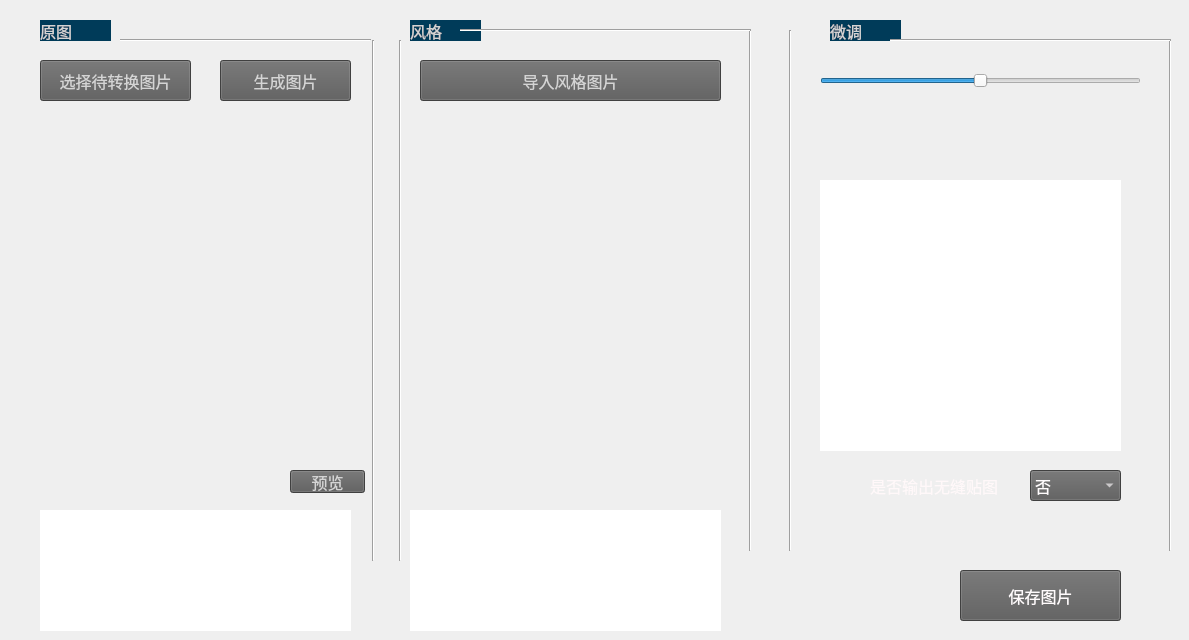
    <widget class="QWidget" name="pics">
     <property name="font">
      <font>
       <family>Arial</family>
       <pointsize>12</pointsize>
       <weight>50</weight>
       <italic>false</italic>
       <bold>false</bold>
      </font>
     </property>
     <property name="accessibleName">
      <string comment="3"/>
     </property>
     <attribute name="title">
      <string notr="true">多选贴图导入</string>
     </attribute>
     <widget class="QLabel" name="is_seamless_ornot_text3">
      <property name="geometry">
       <rect>
        <x>870</x>
        <y>470</y>
        <width>131</width>
        <height>31</height>
       </rect>
      </property>
      <property name="styleSheet">
       <string notr="true">color: rgb(255, 248, 249);
font: 12pt &quot;Arial&quot;;</string>
      </property>
      <property name="text">
       <string>是否输出无缝贴图：</string>
      </property>
     </widget>
     <widget class="QPushButton" name="savePic_button3">
      <property name="geometry">
       <rect>
        <x>960</x>
        <y>570</y>
        <width>161</width>
        <height>51</height>
       </rect>
      </property>
      <property name="styleSheet">
       <string notr="true">background-color: rgb(90, 90, 90);
color: rgb(255, 251, 252);</string>
      </property>
      <property name="text">
       <string>保存图片</string>
      </property>
     </widget>
     <widget class="QLabel" name="pic_style_text3">
      <property name="geometry">
       <rect>
        <x>410</x>
        <y>20</y>
        <width>71</width>
        <height>21</height>
       </rect>
      </property>
      <property name="styleSheet">
       <string notr="true">background-color: rgb(0, 59, 89);
font: 14pt &quot;Arial&quot;;

color: rgb(212, 212, 212);</string>
      </property>
      <property name="text">
       <string>风格</string>
      </property>
     </widget>
     <widget class="Line" name="line_25">
      <property name="geometry">
       <rect>
        <x>390</x>
        <y>40</y>
        <width>20</width>
        <height>521</height>
       </rect>
      </property>
      <property name="orientation">
       <enum>Qt::Vertical</enum>
      </property>
     </widget>
     <widget class="QLabel" name="pic_before_label3">
      <property name="geometry">
       <rect>
        <x>40</x>
        <y>180</y>
        <width>301</width>
        <height>251</height>
       </rect>
      </property>
      <property name="styleSheet">
       <string notr="true">color: rgb(203, 203, 203);</string>
      </property>
      <property name="text">
       <string/>
      </property>
     </widget>
     <widget class="QLabel" name="pic_after_text3">
      <property name="geometry">
       <rect>
        <x>830</x>
        <y>20</y>
        <width>71</width>
        <height>21</height>
       </rect>
      </property>
      <property name="styleSheet">
       <string notr="true">background-color: rgb(0, 59, 89);
font: 14pt &quot;Arial&quot;;

color: rgb(212, 212, 212);</string>
      </property>
      <property name="text">
       <string>微调</string>
      </property>
     </widget>
     <widget class="Line" name="line_26">
      <property name="geometry">
       <rect>
        <x>363</x>
        <y>40</y>
        <width>20</width>
        <height>521</height>
       </rect>
      </property>
      <property name="orientation">
       <enum>Qt::Vertical</enum>
      </property>
     </widget>
     <widget class="QPushButton" name="choose_pics_button3">
      <property name="geometry">
       <rect>
        <x>40</x>
        <y>60</y>
        <width>151</width>
        <height>41</height>
       </rect>
      </property>
      <property name="styleSheet">
       <string notr="true">background-color: rgb(90, 90, 90);
color: rgb(212, 212, 212);</string>
      </property>
      <property name="text">
       <string>选择待转换图片</string>
      </property>
     </widget>
     <widget class="Line" name="line_27">
      <property name="geometry">
       <rect>
        <x>780</x>
        <y>30</y>
        <width>20</width>
        <height>521</height>
       </rect>
      </property>
      <property name="orientation">
       <enum>Qt::Vertical</enum>
      </property>
     </widget>
     <widget class="Line" name="line_28">
      <property name="geometry">
       <rect>
        <x>740</x>
        <y>30</y>
        <width>20</width>
        <height>521</height>
       </rect>
      </property>
      <property name="orientation">
       <enum>Qt::Vertical</enum>
      </property>
     </widget>
     <widget class="QLabel" name="pic_before_text3">
      <property name="geometry">
       <rect>
        <x>40</x>
        <y>20</y>
        <width>71</width>
        <height>21</height>
       </rect>
      </property>
      <property name="styleSheet">
       <string notr="true">background-color: rgb(0, 59, 89);
font: 14pt &quot;Arial&quot;;

color: rgb(212, 212, 212);</string>
      </property>
      <property name="text">
       <string>原图</string>
      </property>
     </widget>
     <widget class="Line" name="line_29">
      <property name="geometry">
       <rect>
        <x>460</x>
        <y>20</y>
        <width>291</width>
        <height>21</height>
       </rect>
      </property>
      <property name="styleSheet">
       <string notr="true">color: rgb(255, 255, 255);
font: 12pt &quot;Arial&quot;;</string>
      </property>
      <property name="orientation">
       <enum>Qt::Horizontal</enum>
      </property>
     </widget>
     <widget class="Line" name="line_30">
      <property name="geometry">
       <rect>
        <x>120</x>
        <y>30</y>
        <width>251</width>
        <height>21</height>
       </rect>
      </property>
      <property name="styleSheet">
       <string notr="true">color: rgb(255, 255, 255);
font: 12pt &quot;Arial&quot;;</string>
      </property>
      <property name="orientation">
       <enum>Qt::Horizontal</enum>
      </property>
     </widget>
     <widget class="QComboBox" name="is_seamless_ornot_comboBox3">
      <property name="geometry">
       <rect>
        <x>1030</x>
        <y>470</y>
        <width>91</width>
        <height>31</height>
       </rect>
      </property>
      <property name="styleSheet">
       <string notr="true">background-color: rgb(90, 90, 90);
color: rgb(255, 252, 253);</string>
      </property>
      <item>
       <property name="text">
        <string>否</string>
       </property>
      </item>
      <item>
       <property name="text">
        <string>是</string>
       </property>
      </item>
     </widget>
     <widget class="QLabel" name="pic_style_label3">
      <property name="geometry">
       <rect>
        <x>420</x>
        <y>190</y>
        <width>301</width>
        <height>251</height>
       </rect>
      </property>
      <property name="styleSheet">
       <string notr="true">color: rgb(203, 203, 203);</string>
      </property>
      <property name="text">
       <string/>
      </property>
     </widget>
     <widget class="Line" name="line_33">
      <property name="geometry">
       <rect>
        <x>1160</x>
        <y>40</y>
        <width>20</width>
        <height>511</height>
       </rect>
      </property>
      <property name="orientation">
       <enum>Qt::Vertical</enum>
      </property>
     </widget>
     <widget class="Line" name="line_34">
      <property name="geometry">
       <rect>
        <x>890</x>
        <y>30</y>
        <width>281</width>
        <height>21</height>
       </rect>
      </property>
      <property name="styleSheet">
       <string notr="true">color: rgb(255, 255, 255);
font: 12pt &quot;Arial&quot;;</string>
      </property>
      <property name="orientation">
       <enum>Qt::Horizontal</enum>
      </property>
     </widget>
     <widget class="QListWidget" name="pic_style_listWidget3">
      <property name="geometry">
       <rect>
        <x>410</x>
        <y>510</y>
        <width>311</width>
        <height>121</height>
       </rect>
      </property>
      <property name="frameShape">
       <enum>QFrame::NoFrame</enum>
      </property>
      <property name="editTriggers">
       <set>QAbstractItemView::DoubleClicked|QAbstractItemView::EditKeyPressed</set>
      </property>
     </widget>
     <widget class="QListWidget" name="pic_before_listWidget3">
      <property name="geometry">
       <rect>
        <x>40</x>
        <y>510</y>
        <width>311</width>
        <height>121</height>
       </rect>
      </property>
      <property name="frameShape">
       <enum>QFrame::NoFrame</enum>
      </property>
     </widget>
     <widget class="QPushButton" name="choose_pic_style_button2_2">
      <property name="geometry">
       <rect>
        <x>420</x>
        <y>60</y>
        <width>301</width>
        <height>41</height>
       </rect>
      </property>
      <property name="styleSheet">
       <string notr="true">background-color: rgb(90, 90, 90);
color: rgb(212, 212, 212);</string>
      </property>
      <property name="text">
       <string>导入风格图片</string>
      </property>
     </widget>
     <widget class="QSlider" name="change_coe_horizontalSlider3">
      <property name="geometry">
       <rect>
        <x>820</x>
        <y>70</y>
        <width>321</width>
        <height>22</height>
       </rect>
      </property>
      <property name="styleSheet">
       <string notr="true">
color: rgb(212, 212, 212);</string>
      </property>
      <property name="maximum">
       <number>100</number>
      </property>
      <property name="singleStep">
       <number>1</number>
      </property>
      <property name="value">
       <number>50</number>
      </property>
      <property name="orientation">
       <enum>Qt::Horizontal</enum>
      </property>
     </widget>
     <widget class="QListWidget" name="pic_after_label3">
      <property name="geometry">
       <rect>
        <x>820</x>
        <y>180</y>
        <width>301</width>
        <height>271</height>
       </rect>
      </property>
      <property name="frameShape">
       <enum>QFrame::NoFrame</enum>
      </property>
     </widget>
     <widget class="QPushButton" name="pushButton">
      <property name="geometry">
       <rect>
        <x>220</x>
        <y>60</y>
        <width>131</width>
        <height>41</height>
       </rect>
      </property>
      <property name="styleSheet">
       <string notr="true">background-color: rgb(90, 90, 90);
color: rgb(212, 212, 212);</string>
      </property>
      <property name="text">
       <string>生成图片</string>
      </property>
     </widget>
     <widget class="QPushButton" name="pre_bef_button3">
      <property name="geometry">
       <rect>
        <x>290</x>
        <y>470</y>
        <width>75</width>
        <height>23</height>
       </rect>
      </property>
      <property name="styleSheet">
       <string notr="true">background-color: rgb(90, 90, 90);
color: rgb(212, 212, 212);</string>
      </property>
      <property name="text">
       <string>预览</string>
      </property>
     </widget>
    </widget>
